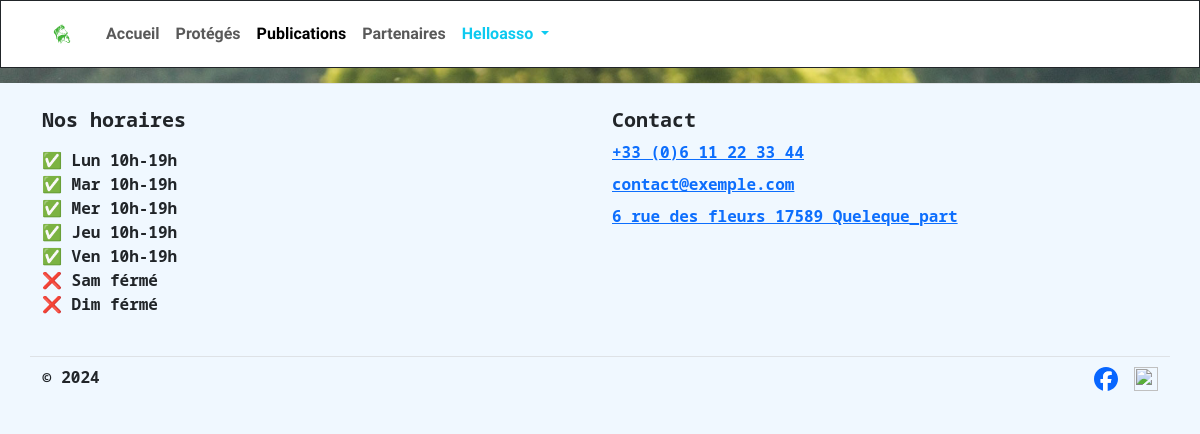
Screenshot of /publications/ with the database file from the repository.
### base/models/home.py (models this page shows, shortened)
class Home(m.Model):
    logo = m.FileField(verbose_name="Logo (en .SVG uniquement)", upload_to='Home/', validators=[FileExtensionValidator(['svg'])])
    home_text = m.TextField(verbose_name="Texte d'accueil", default="Bienvenue !")
    home_picture = m.FileField(verbose_name="Image d'accueil", upload_to='Home/', null=True, blank=True)
    location = m.CharField(max_length=255, verbose_name="Adresse", default="6 rue des fleurs 17589 Queleque_part")
    phone_number = m.CharField(max_length=20, verbose_name="Numéro de téléphone", default="+33 (0)6 11 22 33 44")
    email = m.EmailField(verbose_name="e-mail", default="contact@exemple.com")
    opening_hours = m.TextField(verbose_name="Horaire d'ouverture", default=horaires)
    adoption_text = m.TextField(verbose_name="texte d'adoption", blank=True)
    class Meta:
        verbose_name = 'Accueil'
        verbose_name_plural = verbose_name

### base/views/publications.py (the view)
# urls.py: path('publications/', views.publications, name='publications'),
def publications(request):
    page_number = request.GET.get('page', 1)
    paginator = Paginator(Publication.objects.all(), 10)
    page_obj = paginator.get_page(page_number)
    return render(request, 'publications/publications.html', context={'publications': page_obj})

### base/views/global_context.py (called while the page is built)
def global_data(request):
    header = {
        'Accueil': 'home',
        'Protégés': 'animals',
        'Publications': 'publications',
        'Partenaires': 'sponsors',
    }
    return {
        'header_list': header.items(),
        'home_stuffs': Home.objects.first(),
    }

### base/templates/publications/publications.html (shortened to what this page needs)
{% extends 'base/base.html' %}
{% load static %}
{% load filters %}
{% block css %}
<link rel="stylesheet" href="{% static 'css/publications.css' %}">
{% endblock %}
{% block main-style %}padding-top: 4.2rem; background-image: url('{{ home_stuffs.home_picture.url }}'){% endblock %}
{% block content %}
<section id="publications" class="pb-3">
</section>
{% endblock %}

### base/templates/base/navbar.html (shortened to what this page needs)
<header class="fixed-top">
  <nav class="navbar navbar-expand-lg">
    <div class="container">
      <a class="navbar-brand nav_logo" href="{% url 'home' %}">
        <img src="{{ home_stuffs.logo.url }}" alt="Logo" width="40" height="40"
             class="d-inline-block align-text-center rounded-circle">
      </a>
      <div class="collapse navbar-collapse" id="navbarSupportedContent">
        <ul class="navbar-nav me-auto mb-2 mb-lg-0">
          {% for onglet, link in header_list %}
          <li class="nav-item">
            <a
                {% if request.resolver_match.url_name in link %}
                aria-current="page"
                class="nav-link active"
                {% else %}
                class="nav-link"
                {% endif %}
                href="{% url link %}">{{onglet}}
            </a>
          </li>
          {% endfor %}
          <li class="nav-item dropdown">
            <a class="nav-link dropdown-toggle text-info" href="#" role="button" data-bs-toggle="dropdown" aria-expanded="false">
              Helloasso
            </a>
          </li>
        </ul>
      </div>
    </div>
  </nav>
</header>

### base/templates/base/footer.html
{% load static %}
<footer class="pt-4 container border-top">
  <div class="row">
    <div class="col-12 col-md-6 mb-3">
      <h5>Nos horaires</h5>
      <p>{{ home_stuffs.opening_hours|linebreaks }}</p>
    </div>
    <div class="col-12 col-md-6 mb-3">
      <h5>Contact</h5>
      <ul class="nav flex-column">
        <li class="nav-item mb-2"><a href="tel:{{ home_stuffs.phone_number }}">{{ home_stuffs.phone_number }}</a></li>
        <li class="nav-item mb-2"><a href="mailto:{{ home_stuffs.email }}">{{ home_stuffs.email }}</a></li>
        <li class="nav-item mb-2"><a href="http://maps.google.com/?q={{ home_stuffs.location }}" target="_blank">{{ home_stuffs.location }}</a></li>
      </ul>
    </div>
    <div class="d-flex flex-column flex-sm-row justify-content-between pt-2 mt-2 border-top col-12">
      <p>© 2024</p>
      <ul class="list-unstyled d-flex">
        <li class="ms-3"><a class="link-dark" href="https://www.facebook.com/poneyschevauxcheznous" target="_blank">
          <img src="{% static 'img/Facebook_icon.svg' %}" style="height: 24px; width: 24px;">
        </a></li>
        <li class="ms-3"><a class="link-dark" href="https://www.instagram.com/pccn85" target="_blank">
          <img src="{% static 'img/Instagram_icon.svg' %}" style="height: 24px; width: 24px;">
        </a></li>
      </ul>
    </div>
</footer>

### base/static/css/base.css (style rules this page uses)
* { font-family: "Nunito Sans", sans-serif; font-optical-sizing: auto; font-weight: 600; font-style: normal; font-variation-settings: "wdth" 100, "YTLC" 500; }
header { background-color: white; border: 1px solid; }
.navbar li a { font-weight: 700; }
.nav_logo { font-weight: 800; font-variation-settings: "wdth" 125, "YTLC" 500; }
.nav_logo img { background-color: white; }
body { background-color: AliceBlue; position: relative; min-height: 100vh; z-index: -1000; }
footer * { font-family: "Noto Sans Mono", monospace; font-optical-sizing: auto; font-weight: 700; font-style: normal; font-variation-settings: "wdth" 87.5; }
footer h5 { font-weight: 800; }

### rows the page displays
Home: logo (picture), opening_hours "✅ Lun 10h-19h ✅ Mar 10h-19h ✅ Mer 10h-19h ✅ Jeu 10h-19h ✅ Ven 10h-19h ❌ Sam férmé ❌ Dim férmé", phone_number "+33 (0)6 11 22 33 44", email "contact@exemple.com", location "6 rue des fleurs 17589 Queleque_part"

### other values shown
{{ onglet }} "Accueil" "Protégés" "Publications" "Partenaires"
